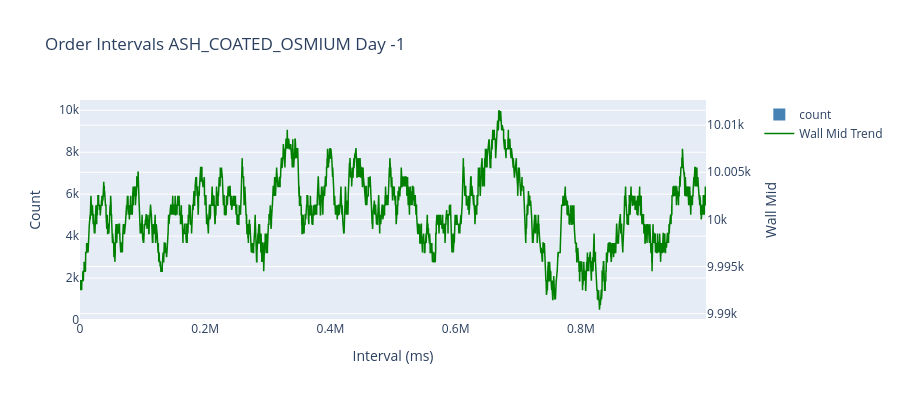
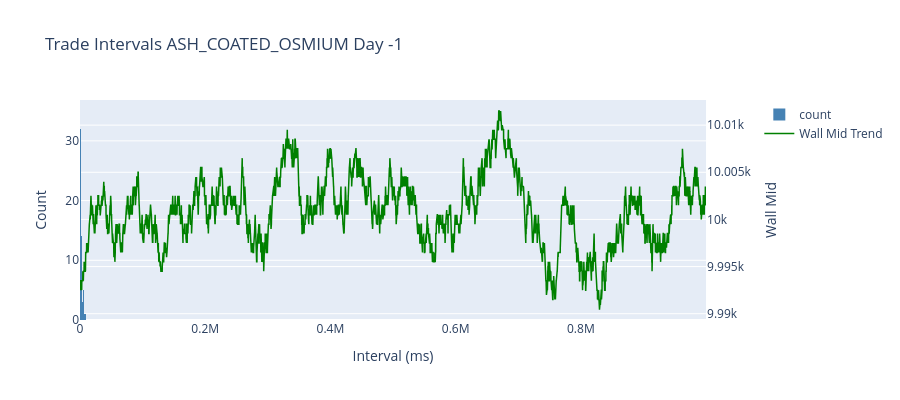

Write notebook code for charts like these, in order.
### Markdown cell above
## Step 7: 订单间隔 / 成交间隔分布

### Code cell
order_intervals = order_interval_distribution(
    prices_long,
    product=PRODUCT,
    day=DAY,
    min_order_volume=MIN_ORDER_VOLUME if FILTER_BY_VOLUME else None,
)
trade_intervals = trade_interval_distribution(
    trades,
    product=PRODUCT,
    day=DAY,
    min_trade_quantity=MIN_TRADE_QUANTITY if FILTER_BY_VOLUME else None,
)

print(f"Order intervals count: {order_intervals.height}, mean={order_intervals['interval_ms'].mean() if order_intervals.height else 'NA'}")
print(f"Trade intervals count: {trade_intervals.height}, mean={trade_intervals['interval_ms'].mean() if trade_intervals.height else 'NA'}")

wm_overlay = wall_mid_df.filter(pl.col('product') == PRODUCT)
if DAY is not None and 'day' in wm_overlay.columns:
    wm_overlay = wm_overlay.filter(pl.col('day') == DAY)

fig_o = plot_interval_distribution(
    order_intervals,
    title=f"Order Intervals {PRODUCT} Day {DAY}",
    wall_mid_df=wm_overlay.select(['timestamp', 'wall_mid']),
)
fig_o.show()

fig_t = plot_interval_distribution(
    trade_intervals,
    title=f"Trade Intervals {PRODUCT} Day {DAY}",
    wall_mid_df=wm_overlay.select(['timestamp', 'wall_mid']),
)
fig_t.show()

### Figure 1 — Plotly figure (JSON) as saved in the notebook; plotly's stock layout.template omitted (floating-point values rounded to 4 significant figures; data arrays with more than 128 entries replaced by an {"elided": "..."} marker saying what was removed)
{"data": [{"marker": {"color": "steelblue"}, "name": "count", "nbinsx": 80, "type": "histogram", "x": {"elided": "9982 int values"}, "xaxis": "x", "yaxis": "y"}, {"line": {"color": "green", "width": 1.5}, "mode": "lines", "name": "Wall Mid Trend", "type": "scatter", "x": {"elided": "10000 int values"}, "xaxis": "x", "y": {"elided": "10000 float values"}, "yaxis": "y2"}], "layout": {"height": 400, "title": {"text": "Order Intervals ASH_COATED_OSMIUM Day -1"}, "xaxis": {"anchor": "y", "domain": [0, 0.94], "title": {"text": "Interval (ms)"}}, "yaxis": {"anchor": "x", "domain": [0, 1], "title": {"text": "Count"}}, "yaxis2": {"anchor": "x", "overlaying": "y", "side": "right", "title": {"text": "Wall Mid"}}}}

### Figure 2 — Plotly figure (JSON) as saved in the notebook; plotly's stock layout.template omitted (floating-point values rounded to 4 significant figures; data arrays with more than 128 entries replaced by an {"elided": "..."} marker saying what was removed)
{"data": [{"marker": {"color": "steelblue"}, "name": "count", "nbinsx": 80, "type": "histogram", "x": {"elided": "418 int values"}, "xaxis": "x", "yaxis": "y"}, {"line": {"color": "green", "width": 1.5}, "mode": "lines", "name": "Wall Mid Trend", "type": "scatter", "x": {"elided": "10000 int values"}, "xaxis": "x", "y": {"elided": "10000 float values"}, "yaxis": "y2"}], "layout": {"height": 400, "title": {"text": "Trade Intervals ASH_COATED_OSMIUM Day -1"}, "xaxis": {"anchor": "y", "domain": [0, 0.94], "title": {"text": "Interval (ms)"}}, "yaxis": {"anchor": "x", "domain": [0, 1], "title": {"text": "Count"}}, "yaxis2": {"anchor": "x", "overlaying": "y", "side": "right", "title": {"text": "Wall Mid"}}}}
